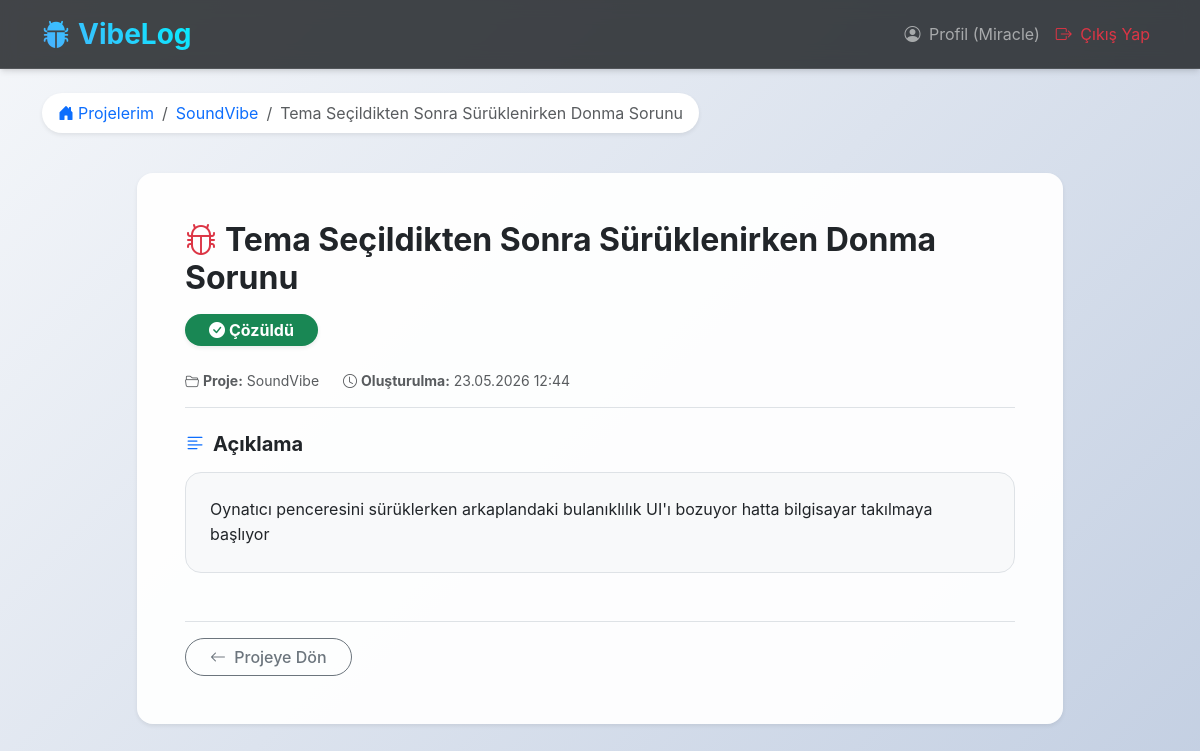
Page /bug/4 (signed in) on the committed database.
### app/models.py (models this page shows, shortened)
class User(UserMixin, db.Model):
    __tablename__ = 'users'
    id: Mapped[int] = mapped_column(primary_key=True)
    username: Mapped[str] = mapped_column(String(64), unique=True, nullable=False)
    email: Mapped[str] = mapped_column(String(120), unique=True, nullable=False)
    password_hash: Mapped[str] = mapped_column(String(256), nullable=False)
    created_at: Mapped[datetime] = mapped_column(default=datetime.utcnow)
    projects: Mapped[List["Project"]] = relationship(back_populates="user", cascade="all, delete-orphan")

class Project(db.Model):
    __tablename__ = 'projects'
    id: Mapped[int] = mapped_column(primary_key=True)
    name: Mapped[str] = mapped_column(String(100), nullable=False)
    description: Mapped[Optional[str]] = mapped_column(Text)
    created_at: Mapped[datetime] = mapped_column(default=datetime.utcnow)
    user_id: Mapped[int] = mapped_column(ForeignKey('users.id'), nullable=False)
    user: Mapped["User"] = relationship(back_populates="projects")
    bug_tickets: Mapped[List["BugTicket"]] = relationship(back_populates="project", cascade="all, delete-orphan")

class BugTicket(db.Model):
    __tablename__ = 'bug_tickets'
    id: Mapped[int] = mapped_column(primary_key=True)
    title: Mapped[str] = mapped_column(String(150), nullable=False)
    description: Mapped[str] = mapped_column(Text, nullable=False)
    status: Mapped[str] = mapped_column(String(50), default='Open')
    created_at: Mapped[datetime] = mapped_column(default=datetime.utcnow)
    project_id: Mapped[int] = mapped_column(ForeignKey('projects.id'), nullable=False)
    project: Mapped["Project"] = relationship(back_populates="bug_tickets")

### app/main/routes.py (the view)
@main.route('/bug/<int:bug_id>')
@login_required
def bug_detail(bug_id):
    bug = db.session.get(BugTicket, bug_id)
    if bug is None:
        abort(404)
    if bug.project.user_id != current_user.id:
        abort(403)
    return render_template('main/bug_detail.html', title=bug.title, bug=bug)

### app/models.py (called while the page is built)
@login_manager.user_loader
def load_user(id):
    return db.session.get(User, int(id))

### app/templates/main/bug_detail.html (shortened to what this page needs)
{% extends "base.html" %}
{% block content %}
<div class="mb-4">
    <nav aria-label="breadcrumb">
        <ol class="breadcrumb bg-white px-3 py-2 rounded-pill shadow-sm d-inline-flex">
            <li class="breadcrumb-item"><a href="{{ url_for('main.index') }}" class="text-decoration-none"><i class="bi bi-house-door-fill me-1"></i>Projelerim</a></li>
            <li class="breadcrumb-item"><a href="{{ url_for('main.project_detail', id=bug.project.id) }}" class="text-decoration-none">{{ bug.project.name }}</a></li>
            <li class="breadcrumb-item active" aria-current="page">{{ bug.title }}</li>
        </ol>
    </nav>
</div>
<div class="row justify-content-center">
    <div class="col-lg-10">
        <div class="card shadow-sm mb-5 border-0 rounded-4">
            <div class="card-body p-4 p-md-5">
                <div class="d-flex justify-content-between align-items-start mb-4 flex-wrap gap-3">
                    <h2 class="card-title fw-bold text-dark mb-0"><i class="bi bi-bug me-2 text-danger"></i>{{ bug.title }}</h2>
                    <div>
                        {% if bug.status == 'Open' %}
                            <span class="badge rounded-pill bg-warning text-dark px-4 py-2 fs-6 shadow-sm"><i class="bi bi-exclamation-circle-fill me-1"></i>Açık</span>
                        {% elif bug.status == 'Closed' or bug.status == 'Çözüldü' %}
                            <span class="badge rounded-pill bg-success px-4 py-2 fs-6 shadow-sm"><i class="bi bi-check-circle-fill me-1"></i>Çözüldü</span>
                        {% else %}
                            <span class="badge rounded-pill bg-secondary px-4 py-2 fs-6 shadow-sm">{{ bug.status }}</span>
                        {% endif %}
                    </div>
                </div>
                <div class="d-flex align-items-center text-muted small mb-4 pb-3 border-bottom">
                    <span class="me-4"><i class="bi bi-folder2-open me-1"></i><strong>Proje:</strong> <a href="{{ url_for('main.project_detail', id=bug.project.id) }}" class="text-decoration-none text-muted">{{ bug.project.name }}</a></span>
                    <span><i class="bi bi-clock me-1"></i><strong>Oluşturulma:</strong> {{ bug.created_at.strftime('%d.%m.%Y %H:%M') }}</span>
                </div>
                <div class="mb-5">
                    <h5 class="fw-bold mb-3"><i class="bi bi-text-left me-2 text-primary"></i>Açıklama</h5>
                    <div class="p-4 bg-light rounded-4 border">
                        <p class="mb-0" style="white-space: pre-wrap; line-height: 1.6;">{{ bug.description }}</p>
                    </div>
                </div>
                <div class="d-flex justify-content-between align-items-center pt-3 border-top flex-wrap gap-2">
                    <a href="{{ url_for('main.project_detail', id=bug.project.id) }}" class="btn btn-outline-secondary rounded-pill px-4">
                        <i class="bi bi-arrow-left me-1"></i> Projeye Dön
                    </a>
                </div>
            </div>
        </div>
    </div>
</div>
{% endblock %}

### app/templates/base.html (shortened to what this page needs)
<!DOCTYPE html>
<html lang="tr">
<head>
    <link href="https://cdn.jsdelivr.net/npm/bootstrap@5.3.0/dist/css/bootstrap.min.css" rel="stylesheet">
    <link rel="stylesheet" href="https://cdn.jsdelivr.net/npm/bootstrap-icons@1.11.3/font/bootstrap-icons.min.css">
    <link rel="stylesheet" href="{{ url_for('static', filename='css/style.css') }}">
</head>
<body class="bg-light">
    <nav class="navbar navbar-expand-lg navbar-dark navbar-glass mb-4 sticky-top">
        <div class="container">
            <a class="navbar-brand fs-3 fw-bold text-gradient" href="/"><i class="bi bi-bug-fill me-2 text-primary"></i>VibeLog</a>
            <div class="collapse navbar-collapse" id="navbarNav">
                <ul class="navbar-nav ms-auto">
                    {% if current_user.is_authenticated %}
                        <li class="nav-item">
                            <a class="nav-link" href="#"><i class="bi bi-person-circle me-1"></i> Profil ({{ current_user.username }})</a>
                        </li>
                        <li class="nav-item">
                            <a class="nav-link text-danger" href="{{ url_for('auth.logout') }}"><i class="bi bi-box-arrow-right me-1"></i> Çıkış Yap</a>
                        </li>
                    {% endif %}
                </ul>
            </div>
        </div>
    </nav>
    <div class="container">
        {% block content %}{% endblock %}
    </div>
</body>
</html>

### app/static/css/style.css (style rules this page uses)
body { background: linear-gradient(135deg, #f5f7fa 0%, #c3cfe2 100%); min-height: 100vh; font-family: 'Inter', -apple-system, BlinkMacSystemFont, "Segoe UI", Roboto, "Helvetica Neue", Arial, sans-serif; }
.navbar-glass { background: rgba(33, 37, 41, 0.85) !important; backdrop-filter: blur(10px); -webkit-backdrop-filter: blur(10px); border-bottom: 1px solid rgba(255, 255, 255, 0.1); box-shadow: 0 4px 6px -1px rgba(0, 0, 0, 0.1), 0 2px 4px -1px rgba(0, 0, 0, 0.06); }
.text-gradient { background: linear-gradient(45deg, #4facfe 0%, #00f2fe 100%); -webkit-background-clip: text; -webkit-text-fill-color: transparent; background-clip: text; }
.card { border: none; border-radius: 1rem; box-shadow: 0 0.5rem 1rem rgba(0, 0, 0, 0.05); transition: transform 0.3s ease, box-shadow 0.3s ease; background: rgba(255, 255, 255, 0.95); }
.btn { border-radius: 0.5rem; transition: all 0.3s ease; font-weight: 500; }

### rows in the picture
User: username "Miracle"
Project: project.name "SoundVibe"
BugTicket: title "Tema Seçildikten Sonra Sürüklenirken Donma Sorunu", created_at "23.05.2026 12:44", description "Oynatıcı penceresini sürüklerken arkaplandaki bulanıklılık UI'ı bozuyor hatta bilgisayar takılmaya başlıyor"
